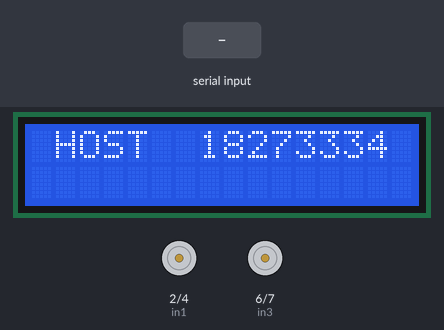
Recording of a sketch running on a simulated Arduino Uno, built with avr-gcc and run on an emulated ATmega328P. On the bench: 16×2 character LCD, motor-driver pin pairs drawn as motors (green arrow = first pin HIGH = forward, orange = second pin HIGH = backward, longer = more drive, scaled by the enable pin). The inputs (shaded band) are chosen by the test bench. What the sketch prints to the serial monitor is not drawn.

Above: at 1.2 s.
1.3 s: "F" received over Serial
At 2.3 s:
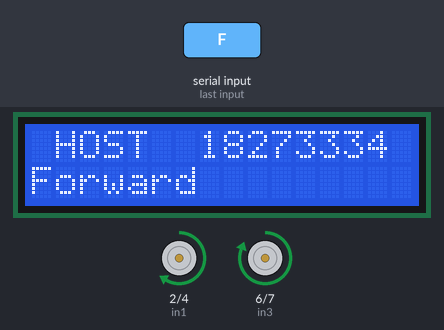
2.8 s: "B" received over Serial
At 3.6 s:
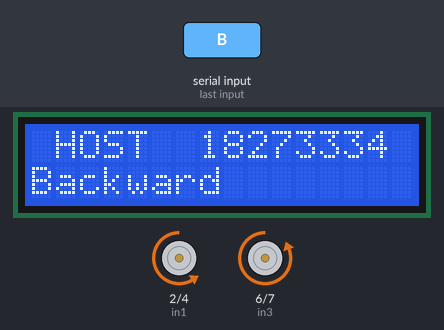
4.3 s: "R" received over Serial
At 4.9 s:
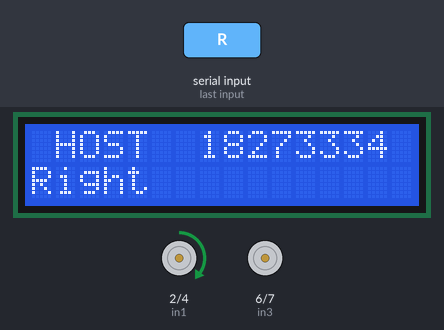
5.8 s: "L" received over Serial
At 6.3 s:
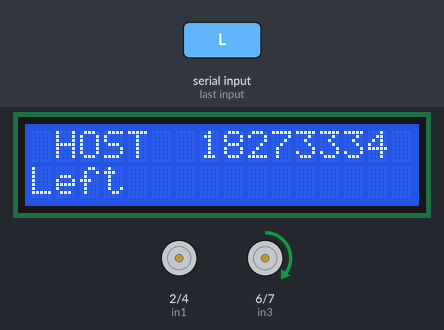
7.3 s: "S" received over Serial
At 8.5 s:
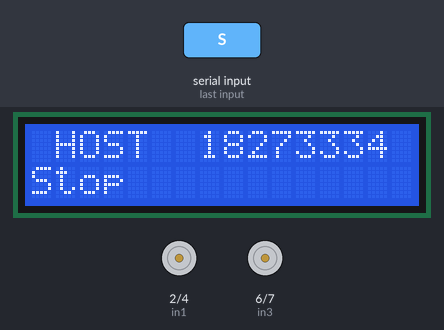
8.8 s: "F" received over Serial
At 10.1 s:
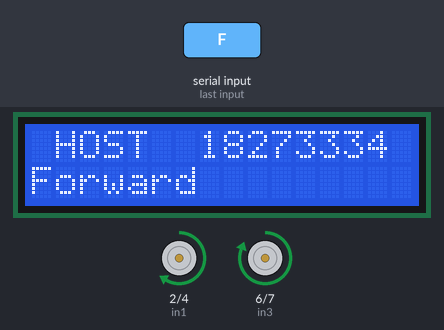
Timing chart, 0 to 11.3 s (numbered marks = the images above; inputs shaded):
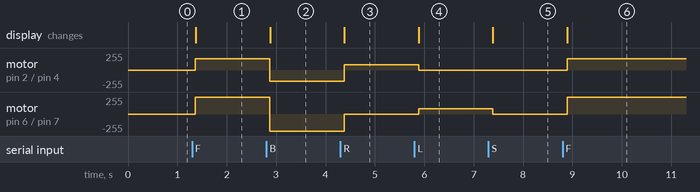

Measured:
- after the input at 1.3 s, motor on pin 2 (in1) / pin 4 (in2): stopped → forward 170/255 after 0.07 s; motor on pin 6 (in3) / pin 7 (in4): stopped → forward 255/255 after 0.07 s; the display: changes after 0.07 s (image 1)
- after the input at 2.8 s, motor on pin 2 (in1) / pin 4 (in2): forward 170/255 → backward 170/255 after 0.07 s; motor on pin 6 (in3) / pin 7 (in4): forward 255/255 → backward 255/255 after 0.07 s; the display: changes after 0.08 s (image 2)
- after the input at 4.3 s, motor on pin 2 (in1) / pin 4 (in2): backward 170/255 → forward 80/255 after 0.08 s; motor on pin 6 (in3) / pin 7 (in4): backward 255/255 → stopped after 0.08 s; the display: changes after 0.08 s (image 3)
- after the input at 5.8 s, motor on pin 2 (in1) / pin 4 (in2): forward 80/255 → stopped after 0.08 s; motor on pin 6 (in3) / pin 7 (in4): stopped → forward 80/255 after 0.08 s; the display: changes after 0.09 s (image 4)
- after the input at 7.3 s, motor on pin 6 (in3) / pin 7 (in4): forward 80/255 → stopped after 0.09 s; the display: changes after 0.09 s (image 5)
- after the input at 8.8 s, motor on pin 2 (in1) / pin 4 (in2): stopped → forward 170/255 after 0.09 s; motor on pin 6 (in3) / pin 7 (in4): stopped → forward 255/255 after 0.09 s; the display: changes after 0.10 s (image 6)

The sketch:

Navigation_Controller.ino
```cpp
#include <LiquidCrystal.h>

#define en1 3
#define en2 5
#define in1 2
#define in2 4
#define in3 6
#define in4 7
#define en 11
#define rs 13
#define d4 12
#define d5 10
#define d6 9
#define d7 8

int k;
char dir;

LiquidCrystal lcd(rs, en, d4, d5, d6, d7);

void setup() {

  for (int i=2; i<=13; i++)
  {
  pinMode(i,OUTPUT);
  }

  Serial.begin(9600);

  lcd.begin (16,2);

  lcd.print (" HOST  18273334 ");


}

void loop() {
  lcd.setCursor(0,1);

  if (Serial.available()>0)
  {
    dir = Serial.read();

    analogWrite (en1, 170);
    analogWrite (en2, 255);

    if(dir == 'F')
    {
    digitalWrite(in1,HIGH);
    digitalWrite(in2,LOW);
    digitalWrite(in3,HIGH);
    digitalWrite(in4,LOW);
    lcd.print ("Forward");
    for (k = 0; k <= 15; k++)
    {
    lcd.print(" ");
    }
    Serial.println("Forward");
    }

    else if(dir == 'B')
    {
    digitalWrite(in1,LOW);
    digitalWrite(in2,HIGH);
    digitalWrite(in3,LOW);
    digitalWrite(in4,HIGH);
    lcd.print ("Backward");
    for (k = 0; k <= 15; k++)
    {
    lcd.print(" ");
    }
    Serial.println("Backward");
    }

    else if(dir == 'R')
    {
    analogWrite(en1,80);
    digitalWrite(in1,HIGH);
    digitalWrite(in2,LOW);
    digitalWrite(in3,LOW);
    digitalWrite(in4,LOW);
    lcd.print ("Right");
    for (k = 0; k <= 15; k++)
    {
    lcd.print(" ");
    }
    Serial.println("Right");
    }

    else if(dir == 'L')
    {
    analogWrite(en2,80);
    digitalWrite(in1,LOW);
    digitalWrite(in2,LOW);
    digitalWrite(in3,HIGH);
    digitalWrite(in4,LOW);
    lcd.print ("Left");
    for (k = 0; k <= 15; k++)
    {
    lcd.print(" ");
    }
    Serial.println("Left");
    }

    else if(dir=='S')
    {
    digitalWrite(in1,LOW);
    digitalWrite(in2,LOW);
    digitalWrite(in3,LOW);
    digitalWrite(in4,LOW);
    lcd.print ("Stop");
    for (k = 0; k <= 15; k++)
    {
    lcd.print(" ");
    }
    Serial.println("Stop");
    }
  }
  delay(100);
}
```
